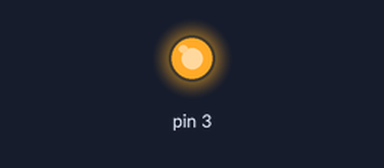
Bench run of a sketch on a simulated Arduino Uno, built with avr-gcc and run on an emulated ATmega328P. Parts: output pins drawn as LEDs (lit = HIGH).

Above: at 0.2 s.
At 2.2 s:
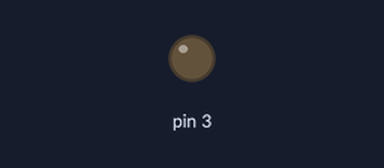
Timing chart, 0 to 5.2 s (numbered marks = the images above):
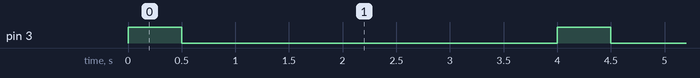

Measured:
- by itself, pin 3: alternates HIGH for 0.50 s and LOW for 3.5 s

The sketch:

vibratorTesting.ino
```cpp
void setup() {
  pinMode(3,OUTPUT);
}

void loop() {
  digitalWrite(3,HIGH);
  delay(500);
  digitalWrite(3,LOW);
  delay(3500);
}
```
